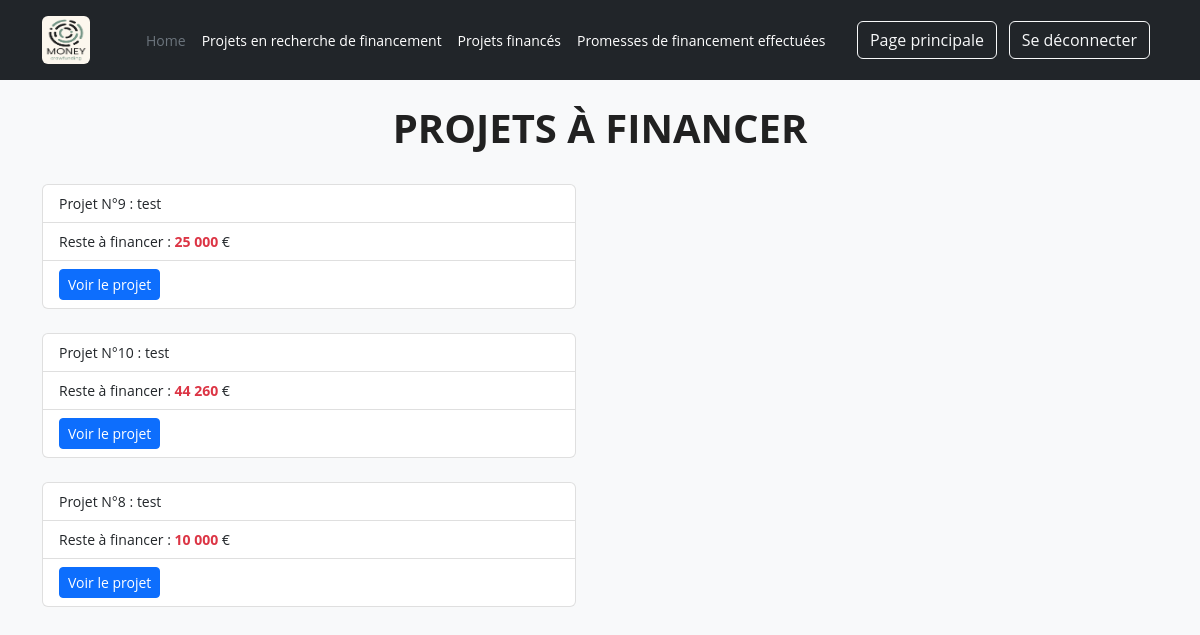
Page /afficher_liste_projets_recherches.php (signed in) on the committed database.
### tables this page shows
CREATE TABLE `projet` (
  `id` int(11) NOT NULL,
  `titre` varchar(100) DEFAULT NULL,
  `description` text DEFAULT NULL,
  `montant` decimal(10,0) DEFAULT NULL,
  `nom` varchar(100) DEFAULT NULL,
  `prenom` varchar(100) DEFAULT NULL,
  `adresse` varchar(150) DEFAULT NULL,
  `code_postal` varchar(5) DEFAULT NULL,
  `ville` varchar(100) DEFAULT NULL,
  `tel` varchar(10) DEFAULT NULL,
  `email` varchar(100) DEFAULT NULL,
  `date_creation` date DEFAULT NULL,
  `statut` varchar(3) DEFAULT NULL,
  `motif` text DEFAULT NULL,
  `cle` varchar(12) DEFAULT NULL
);

### afficher_liste_projets_recherches.php (called while the page is built, shortened)
<?php
$listeProjetsAFinancer = [];
$tabTotal = [];
$projet = new projet();
$listeProjetsValides = $projet->recupererTousLesProjetsFiltres("VAL");
foreach($listeProjetsValides as $unProjet) {
    $total = 0;
    $promesse = new promesse();
    $listePromesses = $promesse->recupererPromessesUnProjet($unProjet->id());
    if(isset($listePromesses)) {
        foreach($listePromesses as $unePromesse) {
            $total += $unePromesse->getMontantpromis();
        }
        if($total < $unProjet->getMontant()) {
            $listeProjetsAFinancer[$unProjet->id()] = $unProjet;
            $tabTotal[] = $total;
        }
    } else {
        $listeProjetsAFinancer[$unProjet->id()] = $unProjet;
        $tabTotal[] = 0;
    }
}
$compteur = 0;
include "templates/pages/page_liste_projets_recherches.php";

### data/projet.php (called while the page is built, shortened)
<?php
class projet {
    protected $titre = "";
    protected $montant = "0.00";
    protected $id = 0;
    function getTitre() {
        return $this->titre;
    }
    function getMontant() {
        return $this->montant;
    }
    function id() {
        return $this->id;
    }
    function chargerInformationsProjet($tabProjet) {
        if (isset($tabProjet["titre"])) {
            $this->titre = $tabProjet["titre"];
        }
        if (isset($tabProjet["montant"])) {
            $this->montant = $tabProjet["montant"];
        }
    }
    function executerRequete($sql, $parametres = []) {
        global $bdd;
        $requete = $bdd->prepare($sql);
        if (!$requete->execute($parametres)) {
            echo "Echec de la requête";
            return false;
        }
        return $requete;
    }
    function recupererTousLesProjetsFiltres($valeur) {
        $sql = "SELECT `id`, `titre`, `description`, `montant`, `nom`, `prenom`, `adresse`, `code_postal`, `ville`, `tel`, `email`, `date_creation`, `statut`, `motif`, `cle`
                FROM `projet`
                WHERE `statut` = :valeur
                ORDER BY `date_creation` DESC";
        $parametres = [
            ":valeur" => $valeur
        ];
        $requete = $this->executerRequete($sql, $parametres);
        $lignes = $requete->fetchAll(PDO::FETCH_ASSOC);
        $liste = [];
        foreach ($lignes as $tabProjet) {
            $projet = new projet();
            $projet->chargerInformationsProjet($tabProjet);
            $projet->id = $tabProjet["id"];
            $liste[$tabProjet["id"]] = $projet;
        }
        return $liste;
    }
}

### data/promesse.php (called while the page is built, shortened)
<?php
class promesse {
    protected $montant_promis = "";
    function getMontantpromis() {
        return $this->montant_promis;
    }
    function chargerInformationsPromesse($tabPromesse) {
        if (isset($tabPromesse["montant_promis"])) {
            $this->montant_promis = $tabPromesse["montant_promis"];
        }
    }
    function executerRequete($sql, $parametres = []) {
        global $bdd;
        $requete = $bdd->prepare($sql);
        if (!$requete->execute($parametres)) {
            echo "Echec de la requête";
            return false;
        }
        return $requete;
    }
    function recupererPromessesUnProjet($idProjet) {
        $sql = "SELECT *
                FROM `promesse`
                WHERE `promesse`.`projet` = :idProjet";
        $requete = $this->executerRequete($sql, [":idProjet" => $idProjet]);
        $lignes = $requete->fetchAll(PDO::FETCH_ASSOC);
        if (empty($lignes)) {
            return null;
        }
        $liste = [];
        foreach ($lignes as $tabPromesse) {
            $promesse = new promesse();
            $promesse->chargerInformationsPromesse($tabPromesse);
            $promesse->id = $tabPromesse["id"];
            $liste[$tabPromesse["id"]] = $promesse;
        }
        return $liste;
    }
}

### templates/pages/page_liste_projets_recherches.php (the view, shortened to what this page needs)
<!DOCTYPE html>
<html lang="en">
<head>
    <?php include "templates/fragments/head.php" ?>
</head>
<body>
<?php include "templates/fragments/header.php" ?>
    <div class="container my-4">
        <main>
            <h1 class="h1 fw-bold text-center text-uppercase">Projets à financer</h1>
            <div class="row g-5">
                <div class="col-md-4 col-lg-6">
                    <?php if(empty($listeProjetsAFinancer)): ?>
                        <div class="alert alert-primary my-4">Il n'y a pas de projets à financer</div>
                    <?php else: ?>
                        <?php foreach($listeProjetsAFinancer as $unProjetAFinancer): ?>
                            <ul class="list-group my-4">
                                <?php
                                    $compteur++;
                                    $montantTotal = htmlentities($unProjetAFinancer->getMontant()) - $tabTotal[$compteur-1];
                                    ?>
                                <li class="list-group-item list-group-item-action">Projet N°<?= $unProjetAFinancer->id() ?> : <?= htmlentities($unProjetAFinancer->getTitre()) ?></li>
                                <li class="list-group-item list-group-item-action">Reste à financer : <span class="text-danger fw-bold"><?= number_format($montantTotal, 0, ',', ' ') ?></span> €</li>
                                <li class="list-group-item"><a href="afficher_detail_projet.php?id=<?= $unProjetAFinancer->id() ?>" class="btn btn-primary btn-sm" title="Vers le projet" >Voir le projet</a></li>
                            </ul>
                        <?php endforeach; ?>
                    <?php endif; ?>
                </div>
            </div>
        </main>
    </div>
<?php include "templates/fragments/footer.php" ?>

### css/style.css (style rules this page uses)
* { margin: 0; padding: 0; box-sizing: border-box; }
html { scroll-behavior: smooth; }
body { color: #212121; background-color: #f8f9fa; font-size: 14px; font-family: 'Open Sans', sans-serif; }
a { text-decoration: none; color: inherit; }

### rows in the picture
projet: id "9", titre "test", montant "25 000"
projet: id "10", titre "test", montant "44 260"
projet: id "8", titre "test", montant "10 000"
